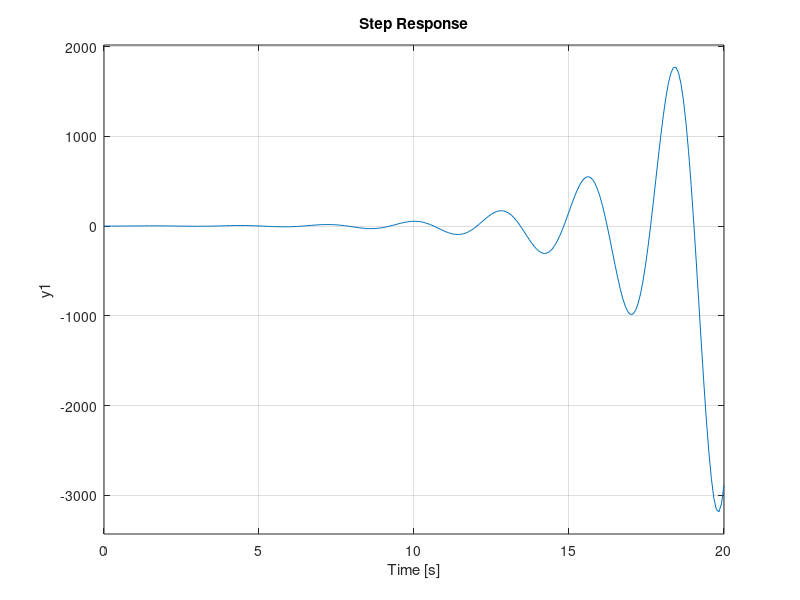
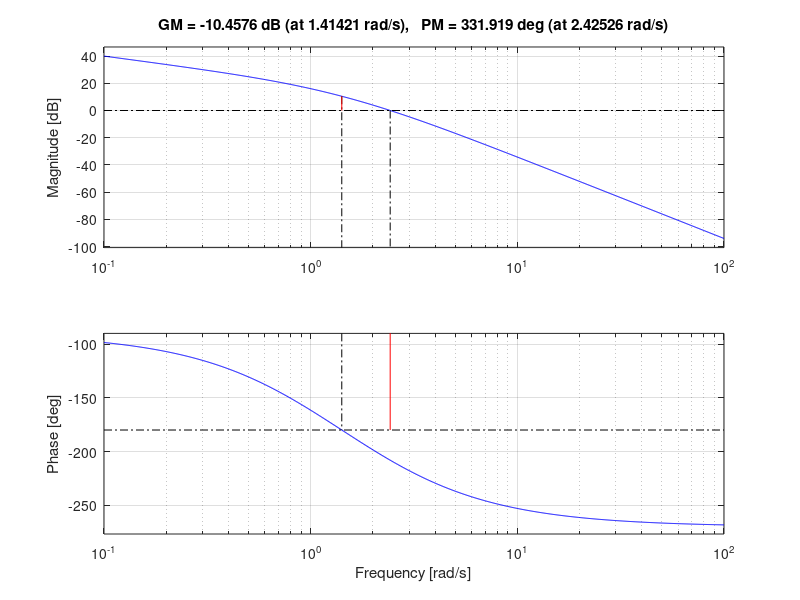
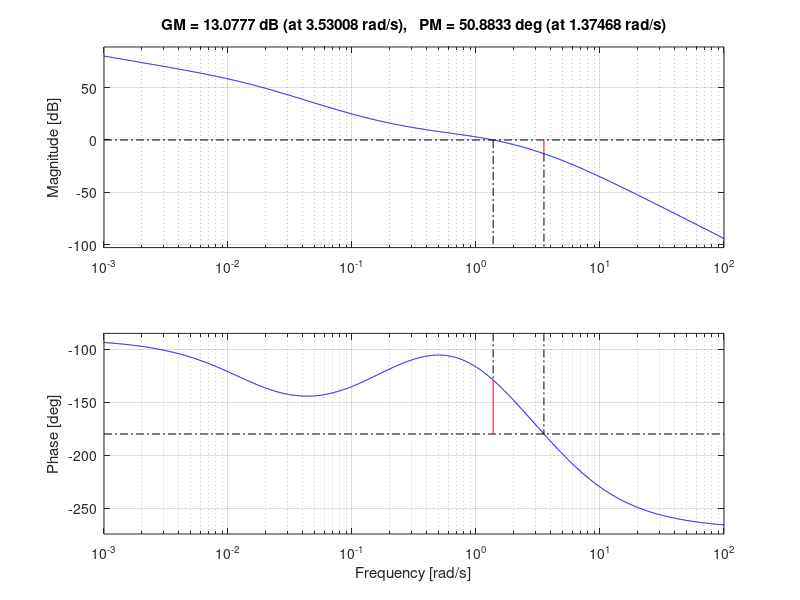
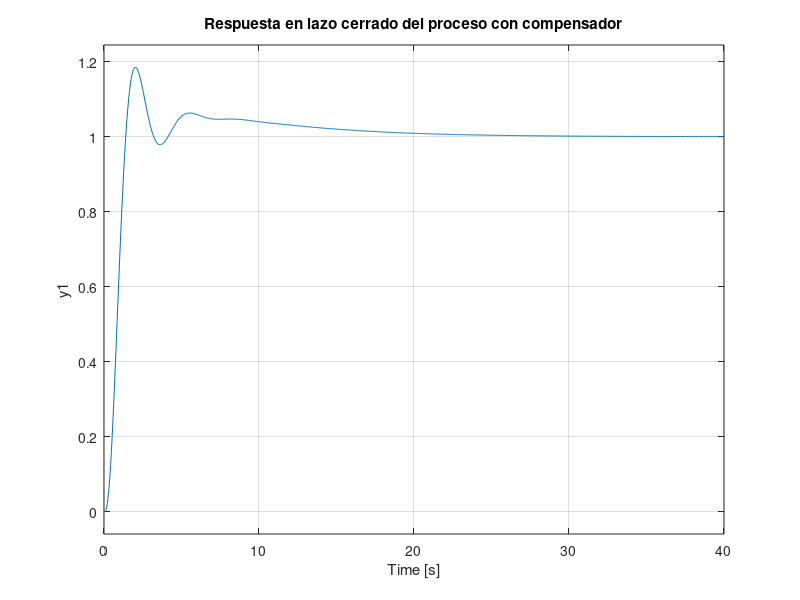

Here is the MATLAB script that generated these plots, in order:
clc
clear 
close all

Kc=20;
den=conv([1 1],[1 2]);
den=conv(den,[1 0]);
g=tf(Kc,den);
gl=feedback(g,1);
figure
step(gl)
figure
margin(g)
grid on
[Gm,Pm,Wcg,Wcp] = margin(g);

%nueva frecuencia de cruce de ganancia
wg=Wcg;%1.41;
% selecionar un w una decada antes de la frecuencia de cruce de ganancia
% esto es el cero
w=wg*0.1;
T2=1/w;
z2=1/T2;
%phim=MF_deseada+5
MF_d=50;
phi=MF_d+5;
B=(sind(phi)+1)/(1-sind(phi));
p2=1/(B*T2);

%encontrar z_1 y p_1
%---------trazar recta----
%--------encontrar  |Kc*G(jwm)|dB----------
% [mag,phase,wout]=bode(Kc*g);
% [m n p]=size(mag);
% mag= reshape(20*log10(mag),[p 1]);
% tol=0.02;
% th=w;
% [ii,jj]=find(abs(wout-th)<tol)
% x_ini=w;%wout(ii(2));
% x_fin=10*x_ini;
% x=[x_ini: 0.001: x_fin];
% y= abs((Kc*20)./((j*x).^3+3*(j*x).^2+2*j*x));
% y = -20*log10(y);
% figure
% semilogx(wout,mag);
% hold on
% semilogx(x,y,'r');
% grid on
% xlim([x_ini x_fin])
% figure
% bode(Kc*g)

z1=0.5; %0.6
p1=5; %6
num=conv([1 z1],[1 z2]);
den=conv([1 p1],[1 p2]);
gc=tf(num,den);

s_comp=gc*g;
figure
margin(s_comp)
s_comp_clo=feedback(s_comp,1);
figure
step(s_comp_clo)
title('Respuesta en lazo cerrado del proceso con compensador')

figure
pzmap(s_comp_clo)
